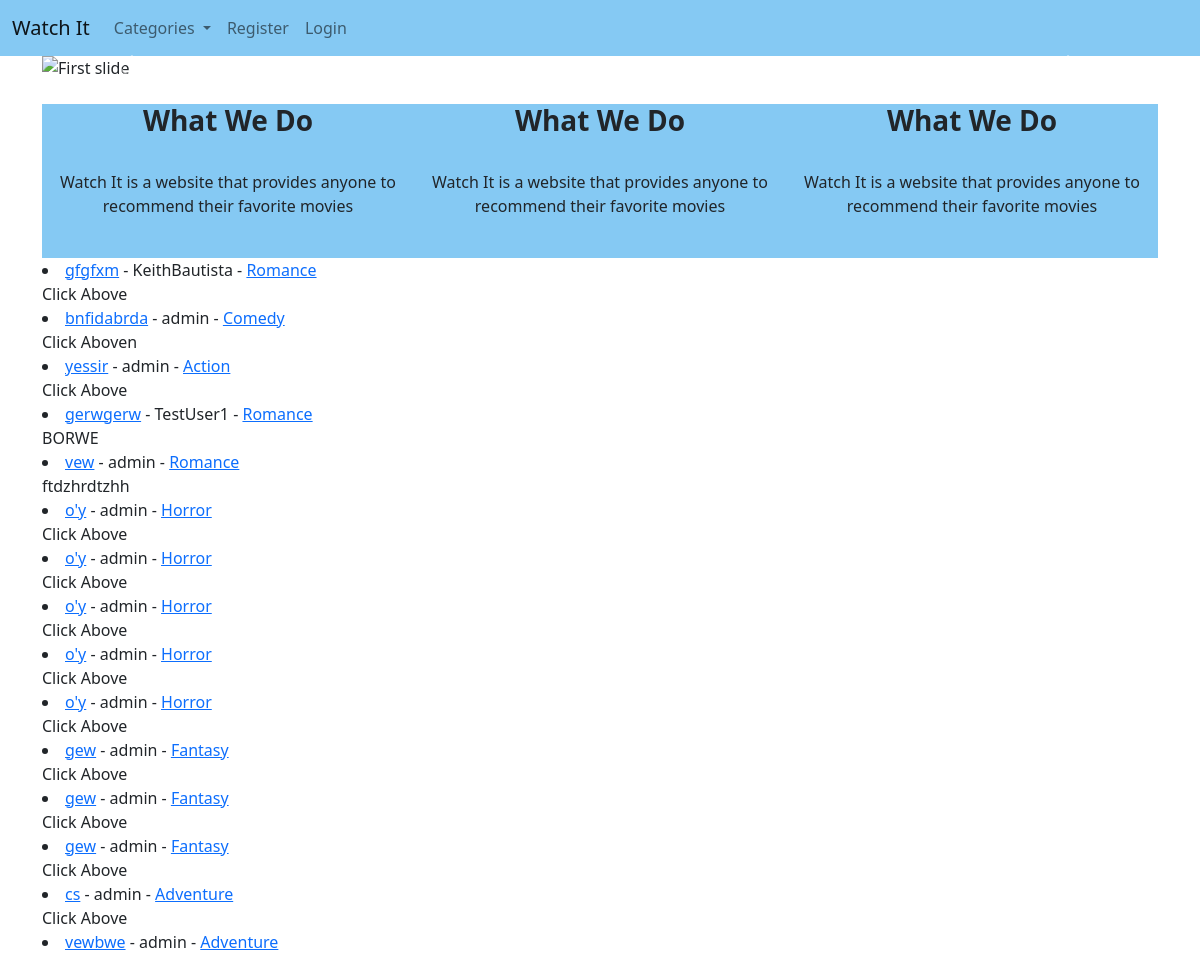
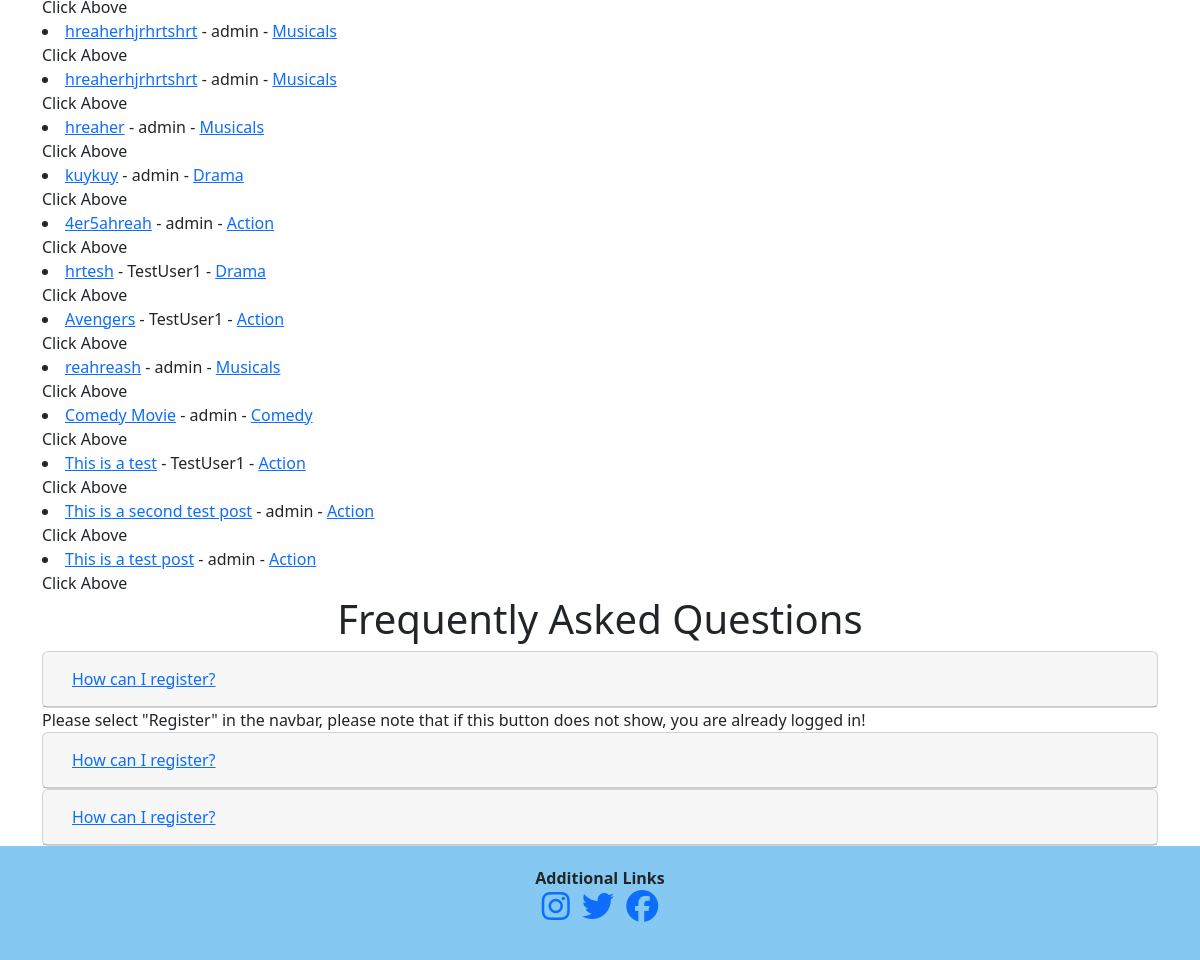
The page / on the database its author committed (2 pictures, top to bottom).
### watchit/models.py (models this page shows, shortened)
class Post(models.Model):
    title = models.CharField(max_length=255)
    title_tag = models.CharField(max_length=255)
    header_image = CloudinaryField('image', default='default')
    author = models.ForeignKey(User, on_delete=models.CASCADE)
    """This will delete all of users' posts"""
    body = RichTextField(blank=True, null=True)
    post_date = models.DateField(auto_now_add=True)
    category = models.CharField(max_length=255, default='Action')
    snippet = models.CharField(max_length=255, default='Click Above')
    likes = models.ManyToManyField(User, related_name='blog_posts')

### watchit/views.py (the view)
# urls.py: path('', HomeView.as_view(), name="home"),
class HomeView(ListView):
    model = Post
    template_name = 'home.html'
    """This view will show all the posts since we passed in
    listview"""
    category = Category.objects.all()
    ordering = ['-id']
    def get_context_data(self, *args, **kwargs):
        category_menu = Category.objects.all()
        context = super(HomeView, self).get_context_data(*args, **kwargs)
        context["category_menu"] = category_menu
        return context

### watchit/models.py (called while the page is built)
    def __str__(self):
        return self.name

### watchit/templates/home.html (shortened to what this page needs)
{% extends 'base.html' %}
{% block content %}
<div id="carouselExampleIndicators" class="carousel slide" data-ride="carousel">
    <div class="carousel-inner">
      <div class="carousel-item active">
        <img class="d-block w-100" src="https://res.cloudinary.com/dq4hocok1/image/upload/v1669263779/kkmxo4nhrt32dslhhefm.jpg" alt="First slide">
      </div>
    </div>
    <a class="carousel-control-prev" href="#carouselExampleIndicators" role="button" data-slide="prev">
      <span class="carousel-control-prev-icon" aria-hidden="true"></span>
    </a>
    <a class="carousel-control-next" href="#carouselExampleIndicators" role="button" data-slide="next">
      <span class="carousel-control-next-icon" aria-hidden="true"></span>
    </a>
  </div>
  <br/>
<section>
    <div class="container" id="watchItInfo">
        <div class="row">
            <div class="col-md-4 mb-4 text-center">
                <h3><strong>What We Do</strong></h3><br/>
                <p>Watch It is a website that provides anyone to recommend their favorite movies</p>
            </div>
            <div class="col-md-4 mb-4 text-center">
                <h3><strong>What We Do</strong></h3><br/>
                <p>Watch It is a website that provides anyone to recommend their favorite movies</p>
            </div>
            <div class="col-md-4 mb-4 text-center">
                <h3><strong>What We Do</strong></h3><br/>
                <p>Watch It is a website that provides anyone to recommend their favorite movies</p>
            </div>
        </div>
    </div>
</section>
{% for Post in object_list %}
            {% if user.id == Post.author.id %}
            <div class="card" style="width: 18rem;">
                <img class="card-img-top" src="{{ Post.header_image.url }}" alt="Card image cap">
                <div class="card-body">
                  <h5 class="card-title">{{ Post.title }}</h5>
                  <p class="card-text">{{ Post.snippet|slice:":200" }}</p>
                  <a href="{% url 'movie-detail' Post.pk %}" class="btn btn-primary">View</a>
                </div>
              </div>
            {% else %}
                <li><a href="{% url 'movie-detail' Post.pk %}">{{ Post.title }}</a> - {{ Post.author }} - <a href="{% url 'category' Post.category %}">{{ Post.category }}</a><br/>
                {{ Post.snippet|slice:":200" }}</li>
            {% endif %}
        {% endfor %}
<h1 class="text-center">Frequently Asked Questions</h1>
<div class="accordion" id="accordionExample">
    <div class="card">
        <div class="card-header" id="headingOne">
            <h5 class="mb-0">
                <button class="btn btn-link" type="button" data-toggle="collapse" data-target="#collapseOne" aria-expanded="true" aria-controls="collapseOne">
                    How can I register?
                </button>
            </h5>
        </div>
    </div>
    <div id="collapseOne" class="collapse show" aria-labelledby="headingOne" data-parent="#accordionExample">
        <div class="card-body">
            Please select "Register" in the navbar, please note that if this button does not show, you are already logged in!
        </div>
    </div>
    <div class="card">
        <div class="card-header" id="headingTwo">
            <h5 class="mb-0">
                <button class="btn btn-link collapsed" type="button" data-toggle="collapse" data-target="#collapseTwo" aria-expanded="false" aria-controls="collapseTwo">
                    How can I register?
                </button>
            </h5>
        </div>
    </div>
    <div class="card">
        <div class="card-header" id="headingThree">
            <h5 class="mb-0">
                <button class="btn btn-link collapsed" type="button" data-toggle="collapse" data-target="#collapseThree" aria-expanded="false" aria-controls="collapseThree">
                    How can I register?
                </button>
            </h5>
        </div>
    </div>
</div>
 {% endblock %}

### watchit/static/css/style.css (style rules this page uses)
body { word-wrap: break-word; }
#navBarStyle, #watchItInfo { background-color: rgba(52, 165, 235, .6)!important; }

### rows shown on the page
Post: title "gfgfxm", author "KeithBautista", category "Romance", snippet "Click Above"
Post: title "bnfidabrda", author "admin", category "Comedy", snippet "Click Aboven"
Post: title "yessir", author "admin", category "Action", snippet "Click Above"
Post: title "gerwgerw", author "TestUser1", category "Romance", snippet "BORWE"
Post: title "vew", author "admin", category "Romance", snippet "ftdzhrdtzhh"
Post: title "o'y", author "admin", category "Horror", snippet "Click Above"
Post: title "o'y", author "admin", category "Horror", snippet "Click Above"
Post: title "o'y", author "admin", category "Horror", snippet "Click Above"
Post: title "o'y", author "admin", category "Horror", snippet "Click Above"
Post: title "o'y", author "admin", category "Horror", snippet "Click Above"
Post: title "gew", author "admin", category "Fantasy", snippet "Click Above"
Post: title "gew", author "admin", category "Fantasy", snippet "Click Above"
Post: title "gew", author "admin", category "Fantasy", snippet "Click Above"
Post: title "cs", author "admin", category "Adventure", snippet "Click Above"
Post: title "vewbwe", author "admin", category "Adventure", snippet "Click Above"
Post: title "hreaherhjrhrtshrt", author "admin", category "Musicals", snippet "Click Above"
Post: title "hreaherhjrhrtshrt", author "admin", category "Musicals", snippet "Click Above"
Post: title "hreaher", author "admin", category "Musicals", snippet "Click Above"
Post: title "kuykuy", author "admin", category "Drama", snippet "Click Above"
Post: title "4er5ahreah", author "admin", category "Action", snippet "Click Above"
Post: title "hrtesh", author "TestUser1", category "Drama", snippet "Click Above"
Post: title "Avengers", author "TestUser1", category "Action", snippet "Click Above"
Post: title "reahreash", author "admin", category "Musicals", snippet "Click Above"
Post: title "Comedy Movie", author "admin", category "Comedy", snippet "Click Above"
Post: title "This is a test", author "TestUser1", category "Action", snippet "Click Above"
Post: title "This is a second test post", author "admin", category "Action", snippet "Click Above"
Post: title "This is a test post", author "admin", category "Action", snippet "Click Above"
